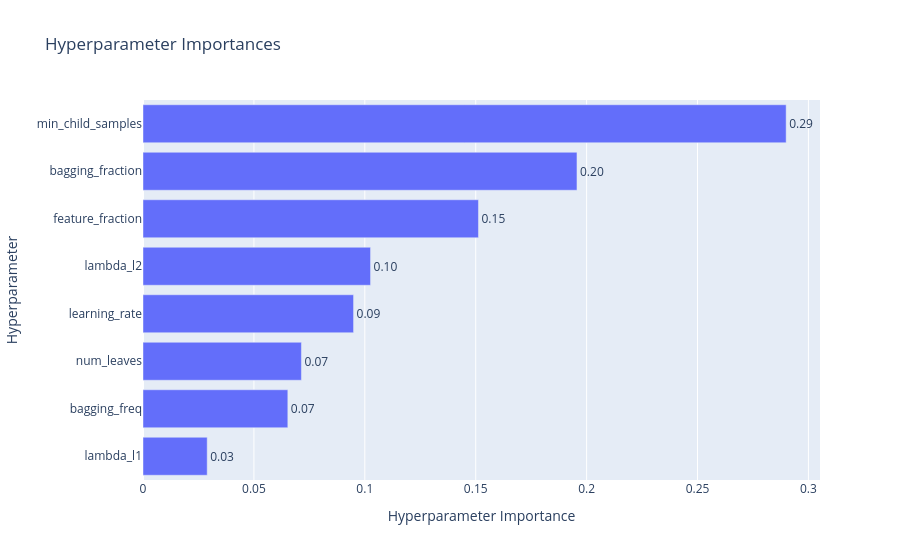

The code cell stored with this chart in its notebook:
### Code cell
# Importancia de Hiperparámetros: ¿Qué movió la aguja?
optuna.visualization.plot_param_importances(study)

### Figure 1 — Plotly figure (JSON) as saved in the notebook; plotly's stock layout.template omitted (floating-point values rounded to 4 significant figures)
{"data": [{"cliponaxis": false, "hovertemplate": ["lambda_l1 (FloatDistribution): 0.02893746338766401<extra></extra>", "bagging_freq (IntDistribution): 0.06529231602766727<extra></extra>", "num_leaves (IntDistribution): 0.07141466821050627<extra></extra>", "learning_rate (FloatDistribution): 0.0949259156451971<extra></extra>", "lambda_l2 (FloatDistribution): 0.10258758088953399<extra></extra>", "feature_fraction (FloatDistribution): 0.15123728984231033<extra></extra>", "bagging_fraction (FloatDistribution): 0.19565106057540962<extra></extra>", "min_child_samples (IntDistribution): 0.2899537054217114<extra></extra>"], "name": "Objective Value", "orientation": "h", "text": ["0.03", "0.07", "0.07", "0.09", "0.10", "0.15", "0.20", "0.29"], "textposition": "outside", "type": "bar", "x": [0.02894, 0.06529, 0.07141, 0.09493, 0.1026, 0.1512, 0.1957, 0.29], "y": ["lambda_l1", "bagging_freq", "num_leaves", "learning_rate", "lambda_l2", "feature_fraction", "bagging_fraction", "min_child_samples"]}], "layout": {"title": {"text": "Hyperparameter Importances"}, "xaxis": {"title": {"text": "Hyperparameter Importance"}}, "yaxis": {"title": {"text": "Hyperparameter"}}}}
